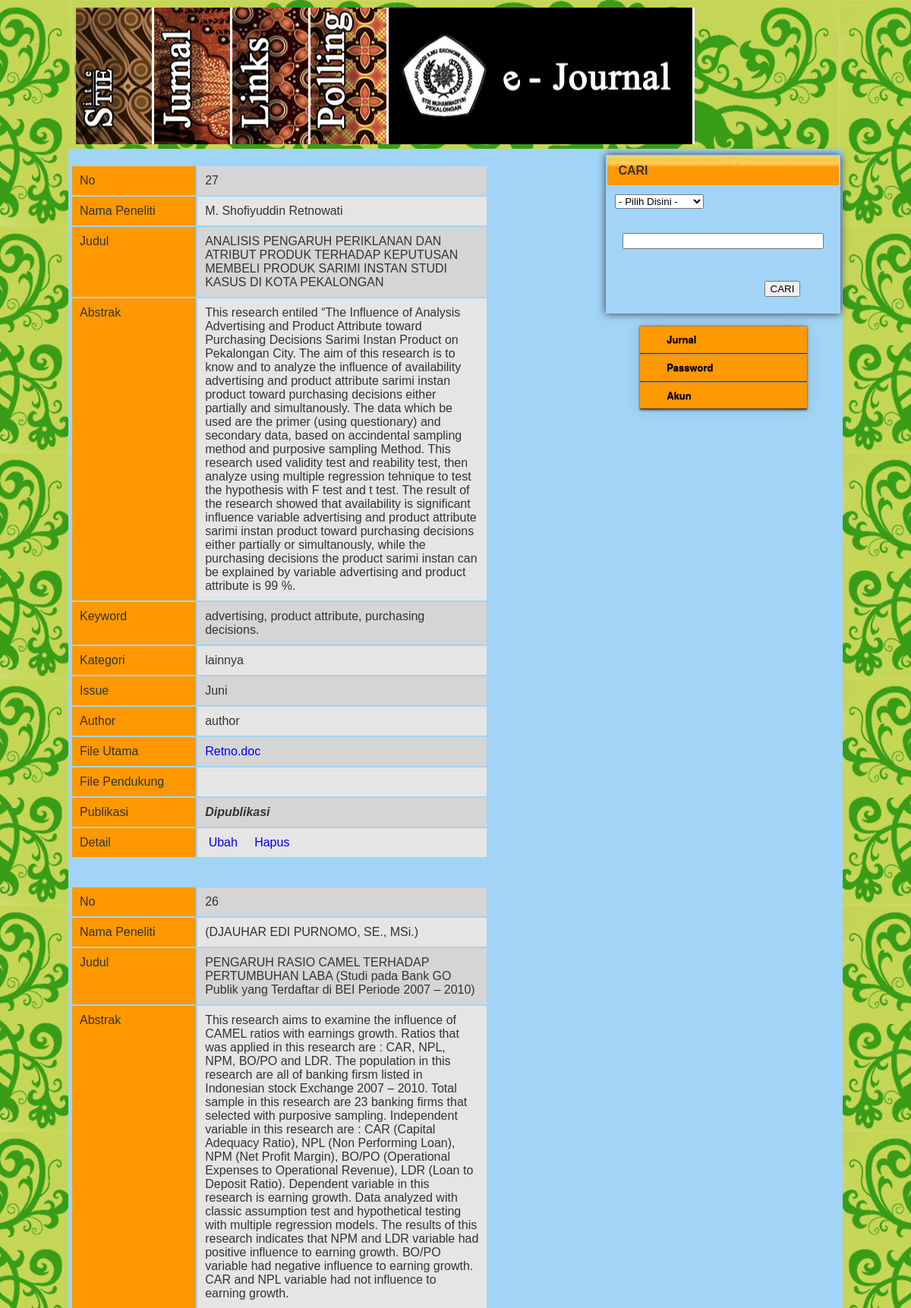
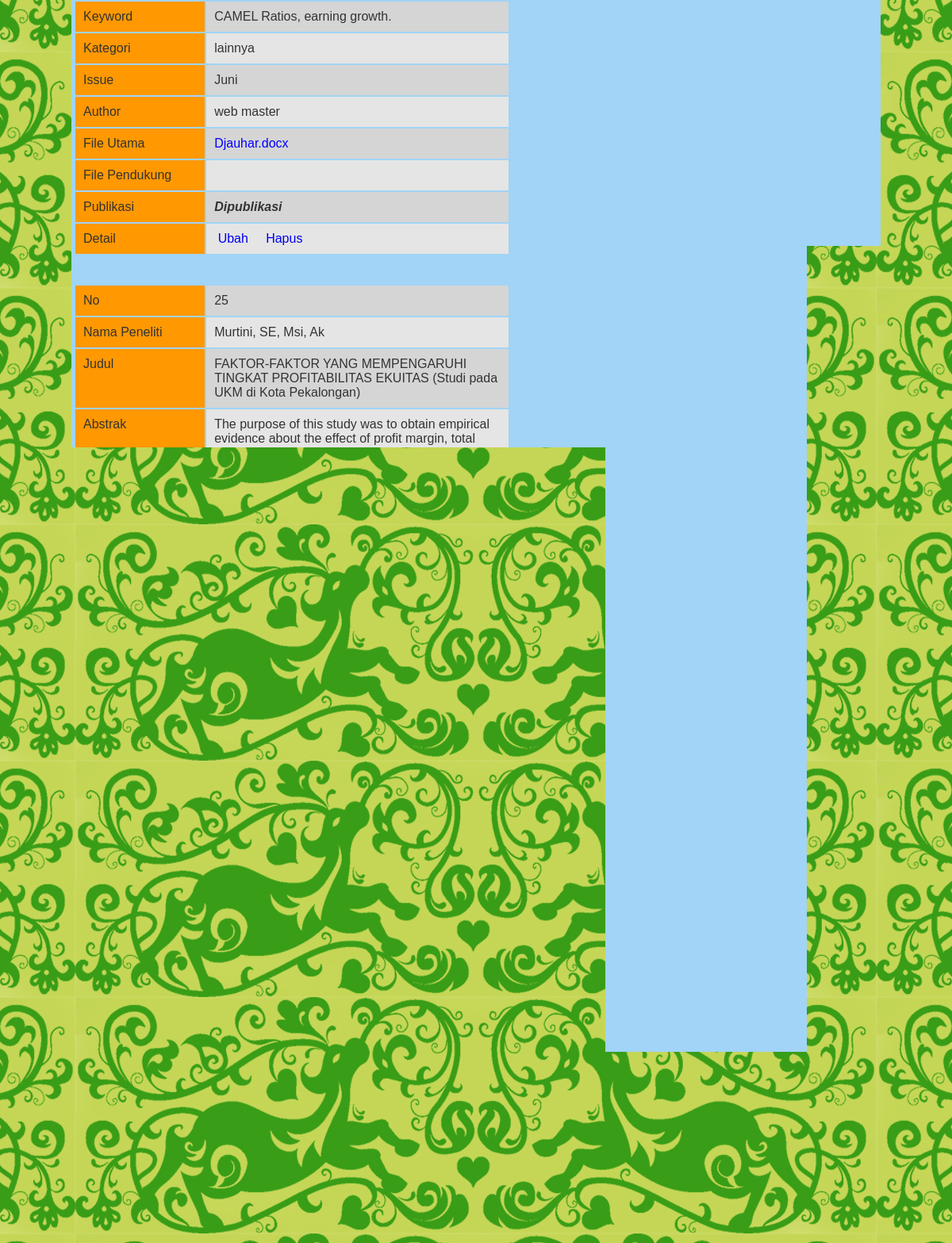
Page /main.php?v=listMain (signed in) on the committed database (2 pictures, top to bottom).
### tables this page shows
CREATE TABLE `jurnal` (
  `idJurnal` int(11) NOT NULL auto_increment,
  `nama` text NOT NULL,
  `judul` text NOT NULL,
  `abstrak` longtext NOT NULL,
  `keyword` varchar(100) NOT NULL,
  `kategori` varchar(25) NOT NULL,
  `issue` varchar(30) NOT NULL,
  `author` varchar(25) NOT NULL,
  `mainname` varchar(100) NOT NULL,
  `maintype` varchar(30) NOT NULL,
  `mainsize` int(11) NOT NULL,
  `maincontent` longblob NOT NULL,
  `supname` varchar(100) NOT NULL,
  `suptype` varchar(30) NOT NULL,
  `supsize` varchar(11) NOT NULL,
  `supcontent` longblob NOT NULL,
  `publikasi` enum('0','1') NOT NULL,
  PRIMARY KEY  (`idJurnal`)
);

### include/listMain.php (the view, shortened to what this page needs)
<head>
<link rel="stylesheet" type="text/css" href="jquery-ui-1.9.1.custom.min.css">
</head>
<?php
	include"../koneksi.php";
	if (isset($_GET["page"])) { $page  = $_GET["page"]; } else { $page=1; };
	$start_from = ($page-1) * 5;
	if($_SESSION[level]=='2'){
	$sql = "SELECT * FROM jurnal WHERE author='$_SESSION[user]' ORDER BY idJurnal DESC LIMIT $start_from, 5";
	$rs_result = mysql_query ($sql, $konek);
	while ($data=mysql_fetch_assoc($rs_result)){
		$id=$data['idJurnal'];
		$nama=$data['nama'];
		$judul=$data['judul'];
		$abstrak=$data['abstrak'];
		$key=$data['keyword'];
		$kategori=$data['kategori'];
			$AK='Akuntansi';
			$EI='Ekonomi Islam';
			$MAN='Manajemen';
			$lain='Lainnya';
			if($kategori=='AK'){
				$kategori=$AK;
				} elseif($kategori=='EI'){
					$kategori=$EI;
					} elseif($kategori=='MAN'){
						$kategori=$MAN;
						}else{
							$lain;
						}
		$auth=$data['author'];
		$mainname=$data['mainname'];
		$supname=$data['supname'];
		$publikasi=$data['publikasi'];
			$yes='Dipublikasi';
			$no='Menunggu Persetujuan Web Master';
			if($publikasi=='1'){
				$publikasi=$yes;
				} else {
					$publikasi=$no;
				}
	echo"
	<br>
		<table width='550' border='0' cellpadding='10'>
			<tr>
				<td width='30%' bgcolor='#ff9801'>No</td>
				<td width='70%' bgcolor='#d5d5d5'>$id</td>
			</tr>
			<tr>
				<td bgcolor='#ff9801'>Nama Peneliti</td>
				<td bgcolor='#e5e5e5'>$nama</td>
			</tr>
			<tr>
				<td valign='top' bgcolor='#ff9801'>Judul</td>
				<td bgcolor='#d5d5d5'>$judul</td>
			</tr>
			<tr>
				<td valign='top' bgcolor='#ff9801' >Abstrak</td>
				<td bgcolor='#e5e5e5'>$abstrak</td>
			</tr>
			<tr>
				<td valign='top' bgcolor='#ff9801'>Keyword</td>
				<td bgcolor='#d5d5d5'>$key</td>
			</tr>
			<tr>
				<td bgcolor='#ff9801'>Kategori</td>
				<td bgcolor='#e5e5e5'>$kategori</td>
			</tr>
			<tr>
				<td valign='top' bgcolor='#ff9801'>Author</td>
				<td bgcolor='#e5e5e5'>$auth</td>
			</tr>
				<td bgcolor='#ff9801'>File Utama</td>
				<td bgcolor='#d5d5d5'><a href='../upload/$mainname' target='$mainname'><font color=blue>$mainname</a></td>
			</tr>
			<tr>
				<td bgcolor='#ff9801'>File Pendukung</td>
				<td bgcolor='#e5e5e5'><a href='../upload/$supname' target='$supname'><font color=blue>$supname</a></td>
			</tr>
			<tr>
				<td bgcolor='#ff9801'>Publikasi</td>
				<td bgcolor='#d5d5d5'><b><i>$publikasi</i></b></td>
			</tr>
			</table><br>";
		}
		}else{
	$sql1 = "SELECT * FROM jurnal ORDER BY idJurnal DESC LIMIT $start_from, 5";
	$rs_result1 = mysql_query ($sql1, $konek);
	while ($data1=mysql_fetch_assoc($rs_result1)){
		$id1=$data1['idJurnal'];
		$nama1=$data1['nama'];
		$judul1=$data1['judul'];
		$abstrak1=$data1['abstrak'];
		$key1=$data1['keyword'];
		$kategori1=$data1['kategori'];
		$bulan1= substr($data1['issue'],0,3);
			$jan='Januari'; $feb='Februari'; $mar='Maret'; $apr='April'; $mei='Mei'; $jun='Juni';
			$jul='Juli'; $aug='Agustus'; $sep='September'; $okt='Oktober'; $nov='November'; $des='Desember';
			if($bulan1=='jan'){
				$bulan1=$jan;
				}elseif($bulan1=='feb'){
					$bulan1=$feb;
					}elseif($bulan1=='mar'){
						$bulan1=$mar;
						}elseif($bulan1=='apr'){
							$bulan1=$apr;
							}elseif($bulan1=='mei'){
								$bulan1=$mei;
								}elseif($bulan1=='jun'){
									$bulan1=$jun;
									}elseif($bulan1=='jul'){
										$bulan1=$jul;
										}elseif($bulan1=='aug'){
											$bulan1=$aug;
											}elseif($bulan1=='sept'){
												$bulan1=$sept;
													}elseif($bulan1=='okt'){
														$bulan1=$okt;
															}elseif($bulan1=='nov'){
																$bulan1=$nov;
																}elseif($bulan1=='des'){
																	$bulan1=$des;
																	}
		$issue1=("$bulan1 $tahun");
		$auth1=$data1['author'];
		$mainname1=$data1['mainname'];
		$supname1=$data1['supname'];
		$publikasi1=$data1['publikasi'];
			$yes1='Dipublikasi';
			$no1='Menunggu Persetujuan Web Master';
			if($publikasi1=='1'){
				$publikasi1=$yes1;
				} else {
					$publikasi1=$no1;
				}
	echo"
	<br>
		<table width='550' border='0' cellpadding='10'>
			<tr>
				<td width='30%' bgcolor='#ff9801'>No</td>
				<td width='70%' bgcolor='#d5d5d5'>$id1</td>
			</tr>
			<tr>
				<td bgcolor='#ff9801'>Nama Peneliti</td>
				<td bgcolor='#e5e5e5'>$nama1</td>
			</tr>
			<tr>
				<td valign='top' bgcolor='#ff9801'>Judul</td>
				<td bgcolor='#d5d5d5'>$judul1</td>
			</tr>
			<tr>
				<td valign='top' bgcolor='#ff9801' >Abstrak</td>
				<td bgcolor='#e5e5e5'>$abstrak1</td>
			</tr>
			<tr>
				<td valign='top' bgcolor='#ff9801'>Keyword</td>
				<td bgcolor='#d5d5d5'>$key1</td>
			</tr>
			<tr>
				<td bgcolor='#ff9801'>Kategori</td>
				<td bgcolor='#e5e5e5'>$kategori1</td>
			</tr>
			<tr>
				<td valign='top' bgcolor='#ff9801'>Issue</td>
				<td bgcolor='#d5d5d5'>$issue1</td>
			</tr>
			<tr>
				<td valign='top' bgcolor='#ff9801'>Author</td>
				<td bgcolor='#e5e5e5'>$auth1</td>
			</tr>
				<td bgcolor='#ff9801'>File Utama</td>
				<td bgcolor='#d5d5d5'><a href='../upload/$mainname1' target='$mainname1'><font color=blue>$mainname1</a></td>
			</tr>
			<tr>
				<td bgcolor='#ff9801'>File Pendukung</td>
				<td bgcolor='#e5e5e5'><a href='../upload/$supname1' target='$supname1'><font color=blue>$supname1</a></td>
			</tr>
			<tr>
				<td bgcolor='#ff9801'>Publikasi</td>
				<td bgcolor='#d5d5d5'><b><i>$publikasi1</i></b></td>
			</tr>
			<tr>
				<td bgcolor='#ff9801'>Detail</td>
				<td bgcolor='#e5e5e5'>&nbsp;<a href='main.php?v=update&id=$id1'>Ubah</a>
										&nbsp;&nbsp;&nbsp;&nbsp;<a href='main.php?v=delete&id=" .$id1. "' onClick=\"return confirm('Anda yakin akan menghapus data ini ?')\">Hapus</a>
				</td>
			</tr>
			</table><br>";
		}
		}
$sql = "SELECT COUNT(idJurnal) FROM jurnal";
$rs_result = mysql_query($sql,$konek);
$data = mysql_fetch_row($rs_result);
$total_records = $data[0];
$total_pages = ceil($total_records / 5);
for ($i=1; $i<=$total_pages; $i++) {
            echo "<a href='?v=listMain&page=".$i."'>".$i."</a>";
}
?>

### css/styles.css (style rules this page uses)
a { text-decoration: none; }

### include/topUser.php (style rules this page uses)
body { overflow-x:hidden; overflow-y:scroll; margin:0; padding:0; color: #333; font: normal 0.6em sans-serif,Arial; background: url(pict/2.jpg); background-repeat: repeat-x repeat-y; background-attachment: fixed; background-color: #000; background-position: center top; width: 100%; height: 100%; }

### rows in the picture
jurnal: idJurnal "27", nama "M. Shofiyuddin Retnowati", judul "ANALISIS PENGARUH PERIKLANAN DAN ATRIBUT PRODUK TERHADAP KEPUTUSAN MEMBELI PRODUK SARIMI INSTAN STUDI KASUS DI KOTA PEKALONGAN", abstrak "This research entiled “The Influence of Analysis Advertising and Product Attribute toward Purchasing Decisions Sarimi Instan Product on Pekalongan City. The aim of this research is to know and to analyze the influence of availability advertising and product attribute sarimi instan product toward purchasing decisions either partially and simultanously. The data which be used are the primer (using questionary) and secondary data, based on accindental sampling method and purposive sampling Method. This research used validity test and reability test, then analyze using multiple regression tehnique to test the hypothesis with F test and t test. The result of the research showed that availability…", keyword "advertising, product attribute, purchasing decisions.", kategori "lainnya", issue1 "Juni", author "author", mainname "Retno.doc", publikasi1 "Dipublikasi"
jurnal: idJurnal "26", nama "(DJAUHAR EDI PURNOMO, SE., MSi.)", judul "PENGARUH RASIO CAMEL TERHADAP PERTUMBUHAN LABA (Studi pada Bank GO Publik yang Terdaftar di BEI Periode 2007 – 2010)", abstrak "This research aims to examine the influence of CAMEL ratios with earnings growth. Ratios that was applied in this research are : CAR, NPL, NPM, BO/PO and LDR. The population in this research are all of banking firsm listed in Indonesian stock Exchange 2007 – 2010. Total sample in this research are 23 banking firms that selected with purposive sampling. Independent variable in this research are : CAR (Capital Adequacy Ratio), NPL (Non Performing Loan), NPM (Net Profit Margin), BO/PO (Operational Expenses to Operational Revenue), LDR (Loan to Deposit Ratio). Dependent variable in this research is earning growth. Data analyzed with classic assumption test and hypothetical testing with multiple…", keyword "CAMEL Ratios, earning growth.", kategori "lainnya", issue1 "Juni", author "web master", mainname "Djauhar.docx", publikasi1 "Dipublikasi"
jurnal: idJurnal "25", nama "Murtini, SE, Msi, Ak", judul "FAKTOR-FAKTOR YANG MEMPENGARUHI TINGKAT PROFITABILITAS EKUITAS (Studi pada UKM di Kota Pekalongan)", abstrak "The purpose of this study was to obtain empirical evidence about the effect of profit margin, total asset turnover and equity multiplier effect on profitability of equity. The research was conducted on SMEs Pekalongan. The variables used include the dependent variable is financial performance of equity proxied by profitability, and independent veriabel which include profit margin, total asset turnover and equity multiplier. The method of analysis used in this study is multiple regression analysis, beginning with the classic test assumptions include normality test, test and test multikolenieritas heteroscedasticity. The following results are the first results of hypothesis testing can be…", keyword "profitabilitas ekuitas, profit margin, total asset turnover dan equity multiplier", kategori "lainnya", issue1 "Juni", author "web master", mainname "murtini.docx", publikasi1 "Dipublikasi"
